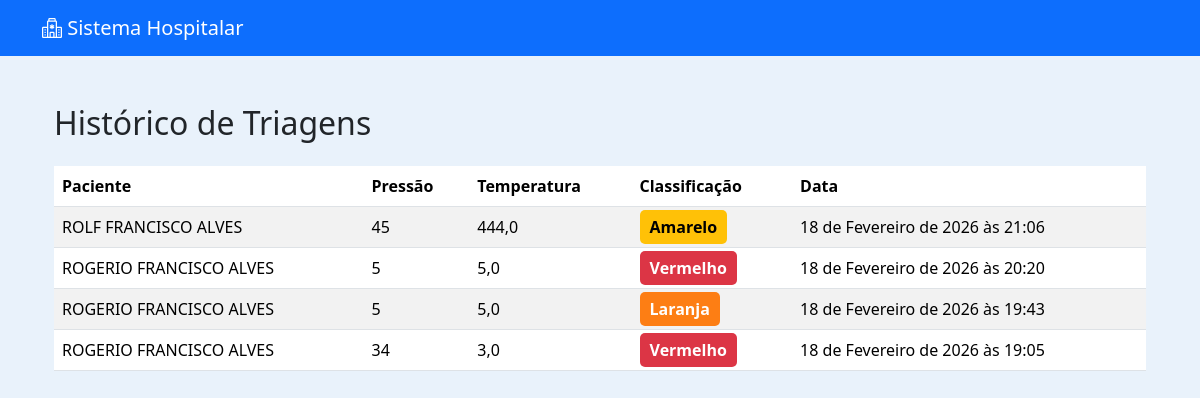
/triagem/historico/ (signed in), run on an earlier commit of the app's database.
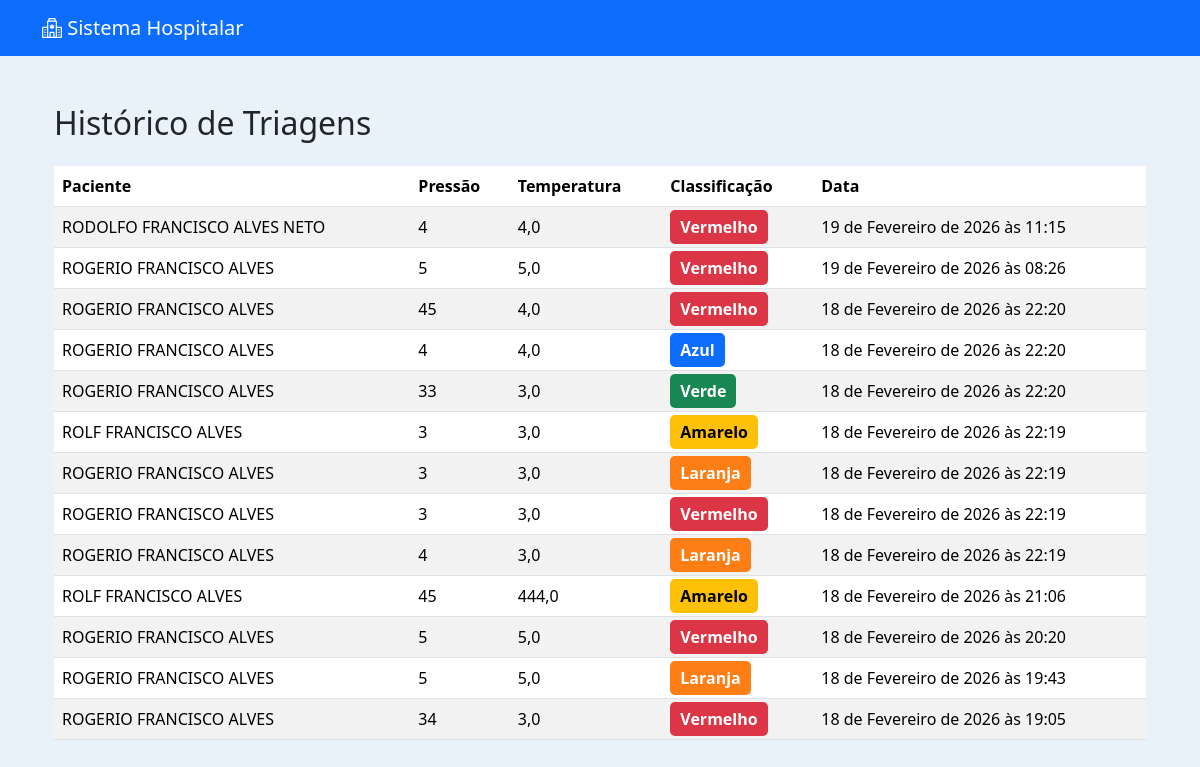
And on a later commit of the database.
### triagem/models.py (models this page shows, shortened)
class Triagem(models.Model):
    RISCO_CHOICES = [
        ('Vermelho', 'Vermelho'),
        ('Laranja', 'Laranja'),
        ('Amarelo', 'Amarelo'),
        ('Verde', 'Verde'),
        ('Azul', 'Azul'),
    ]
    agendamento = models.OneToOneField(Agendamento, on_delete=models.CASCADE)
    paciente = models.ForeignKey(Paciente, on_delete=models.CASCADE)
    enfermeiro = models.ForeignKey(
        Usuario,
        on_delete=models.SET_NULL,
        null=True,
        blank=True,
        related_name="triagens_realizadas"
    )
    pressao_arterial = models.CharField(max_length=20)
    temperatura = models.DecimalField(max_digits=4, decimal_places=1)
    frequencia_cardiaca = models.IntegerField()
    saturacao = models.IntegerField()
    classificacao_risco = models.CharField(
        max_length=10,
        choices=RISCO_CHOICES,
        blank=True,
        null=True
    )
    observacoes = models.TextField(blank=True, null=True)
    atendido = models.BooleanField(default=False)
    data_triagem = models.DateTimeField(auto_now_add=True)

### pacientes/models.py (models this page shows, shortened)
class Paciente(models.Model):
    nome = models.CharField(max_length=100)
    nome_social = models.CharField(max_length=100, blank=True, null=True)
    nome_mae = models.CharField(max_length=100)
    nome_pai = models.CharField(max_length=100, blank=True, null=True)
    cpf = models.CharField(
        max_length=14,
        unique=True,
        validators=[
            RegexValidator(
                r'^\d{3}\.\d{3}\.\d{3}-\d{2}$',
                'CPF inválido! Use XXX.XXX.XXX-XX'
            )
        ]
    )
    data_nascimento = models.DateField()
    SEXO_BIOLOGICO_CHOICES = [
        ('M', 'Masculino'),
        ('F', 'Feminino'),
        ('I', 'Intersexo'),
    ]
    sexo_biologico = models.CharField(max_length=1, choices=SEXO_BIOLOGICO_CHOICES)
    identidade_genero = models.CharField(max_length=50)
    orientacao_sexual = models.CharField(max_length=50)
    NACIONALIDADE_CHOICES = [
        ('BRASILEIRA', 'Brasileira'),
        ('ARGENTINA', 'Argentina'),
        ('BOLIVIANA', 'Boliviana'),
        ('CHILENA', 'Chilena'),
        ('COLOMBIANA', 'Colombiana'),
        ('PARAGUAIA', 'Paraguaia'),
        ('PERUANA', 'Peruana'),
        ('URUGUAIA', 'Uruguaia'),
        ('VENEZUELANA', 'Venezuelana'),
        ('OUTRA', 'Outra'),
    ]
    nacionalidade = models.CharField(
        max_length=20,
        choices=NACIONALIDADE_CHOICES,
        default='BRASILEIRA'
    )
    naturalidade = models.CharField(max_length=100)
    RACA_COR_CHOICES = [
        ('BRANCA', 'Branca'),
        ('PRETA', 'Preta'),
        ('PARDA', 'Parda'),
        ('AMARELA', 'Amarela'),
        ('INDIGENA', 'Indígena'),
    ]
    raca_cor = models.CharField(max_length=10, choices=RACA_COR_CHOICES)
    ESTADO_CIVIL_CHOICES = [
        ('SOLTEIRO', 'Solteiro(a)'),
        ('CASADO', 'Casado(a)'),
        ('DIVORCIADO', 'Divorciado(a)'),
        ('VIUVO', 'Viúvo(a)'),
        ('UNIAO_ESTAVEL', 'União Estável'),
    ]
    estado_civil = models.CharField(max_length=20, choices=ESTADO_CIVIL_CHOICES)
    ESCOLARIDADE_CHOICES = [
        ('SEM_INSTRUCAO', 'Sem instrução'),
        ('FUNDAMENTAL_INCOMPLETO', 'Fundamental incompleto'),
        ('FUNDAMENTAL_COMPLETO', 'Fundamental completo'),
        ('MEDIO_INCOMPLETO', 'Médio incompleto'),
        ('MEDIO_COMPLETO', 'Médio completo'),
        ('SUPERIOR_INCOMPLETO', 'Superior incompleto'),
        ('SUPERIOR_COMPLETO', 'Superior completo'),
        ('POS_GRADUACAO', 'Pós-graduação'),
        ('MESTRADO', 'Mestrado'),
        ('DOUTORADO', 'Doutorado'),
    ]
    escolaridade = models.CharField(max_length=30, choices=ESCOLARIDADE_CHOICES)
    profissao = models.CharField(max_length=50)
    rg = models.CharField(max_length=20)
    orgao_emissor = models.CharField(max_length=10)
    UF_CHOICES = [
        ('AC','AC'), ('AL','AL'), ('AP','AP'), ('AM','AM'),
        ('BA','BA'), ('CE','CE'), ('DF','DF'), ('ES','ES'),
        ('GO','GO'), ('MA','MA'), ('MT','MT'), ('MS','MS'),
        ('MG','MG'), ('PA','PA'), ('PB','PB'), ('PR','PR'),
        ('PE','PE'), ('PI','PI'), ('RJ','RJ'), ('RN','RN'),
        ('RS','RS'), ('RO','RO'), ('RR','RR'), ('SC','SC'),
        ('SP','SP'), ('SE','SE'), ('TO','TO'),
    ]
    uf_rg = models.CharField(max_length=2, choices=UF_CHOICES)
    cep = models.CharField(
        max_length=9,
        validators=[
            RegexValidator(
                r'^\d{5}-\d{3}$',
                'CEP inválido! Use XXXXX-XXX'
            )
        ]
    )
    endereco = models.CharField(max_length=100)
    numero = models.CharField(max_length=10)
    complemento = models.CharField(max_length=50, blank=True, null=True)
    bairro = models.CharField(max_length=50)
    municipio = models.CharField(max_length=50)
    uf = models.CharField(max_length=2, choices=UF_CHOICES)
    ZONA_CHOICES = [
        ('URBANA', 'Urbana'),
        ('RURAL', 'Rural'),
    ]
    zona = models.CharField(max_length=6, choices=ZONA_CHOICES)
    telefone_fixo = models.CharField(
        max_length=15,
        blank=True,
        null=True,
        validators=[
            RegexValidator(
                r'^\(\d{2}\)\s\d{4}-\d{4}$',
                'Telefone inválido! Use (XX) XXXX-XXXX'
            )
        ]
    )
    celular = models.CharField(
        max_length=15,
        validators=[
            RegexValidator(
                r'^\(\d{2}\)\s\d{5}-\d{4}$',
                'Celular inválido! Use (XX) XXXXX-XXXX'
            )
        ]
    )
    whatsapp = models.BooleanField(default=False)
    email = models.EmailField(blank=True, null=True)
    cartao_sus = models.CharField(max_length=18, blank=True, null=True)
    criado_por = models.ForeignKey(
        User,
        on_delete=models.SET_NULL,
        null=True,
        blank=True,
        related_name='pacientes_criados'
    )
    data_criacao = models.DateTimeField(default=timezone.now, editable=False)
    data_atualizacao = models.DateTimeField(auto_now=True)

### triagem/views.py (the view)
# urls.py: path('historico/', views.historico_triagens, name='historico_triagens'),
@login_required
def historico_triagens(request):
    triagens = Triagem.objects.all().order_by('-data_triagem')
    return render(request, 'triagem/historico_triagens.html', {
        'triagens': triagens
    })

### triagem/templates/triagem/historico_triagens.html (shortened to what this page needs)
{% extends 'usuarios/base.html' %}
{% block content %}
<div class="container mt-5">
    <h2>Histórico de Triagens</h2>
    <table class="table table-striped mt-4">
        <thead>
            <tr>
                <th>Paciente</th>
                <th>Pressão</th>
                <th>Temperatura</th>
                <th>Classificação</th>
                <th>Data</th>
            </tr>
        </thead>
        <tbody>
            {% for t in triagens %}
            <tr>
                <td>{{ t.paciente.nome }}</td>
                <td>{{ t.pressao_arterial }}</td>
                <td>{{ t.temperatura }}</td>
                <td>
                    {% if t.classificacao_risco %}
                        <span class="badge-risco {{ t.classificacao_risco }}">
                            {{ t.classificacao_risco }}
                        </span>
                    {% else %}
                        —
                    {% endif %}
                </td>
                <td>{{ t.data_triagem }}</td>
            </tr>
            {% empty %}
            <tr>
                <td colspan="5">Nenhuma triagem registrada.</td>
            </tr>
            {% endfor %}
        </tbody>
    </table>
</div>
{% endblock %}

What changed in the data, as far as the page shows it:
added Triagem: paciente.nome "RODOLFO FRANCISCO ALVES NETO", pressao_arterial "4", temperatura "4,0", classificacao_risco "Vermelho", data_triagem "19 de Fevereiro de 2026 às 11:15"
added Triagem: paciente.nome "ROGERIO FRANCISCO ALVES", pressao_arterial "5", temperatura "5,0", classificacao_risco "Vermelho", data_triagem "19 de Fevereiro de 2026 às 08:26"
added Triagem: paciente.nome "ROGERIO FRANCISCO ALVES", pressao_arterial "45", temperatura "4,0", classificacao_risco "Vermelho", data_triagem "18 de Fevereiro de 2026 às 22:20"
added Triagem: paciente.nome "ROGERIO FRANCISCO ALVES", pressao_arterial "4", temperatura "4,0", classificacao_risco "Azul", data_triagem "18 de Fevereiro de 2026 às 22:20"
added Triagem: paciente.nome "ROGERIO FRANCISCO ALVES", pressao_arterial "33", temperatura "3,0", classificacao_risco "Verde", data_triagem "18 de Fevereiro de 2026 às 22:20"
added Triagem: paciente.nome "ROLF FRANCISCO ALVES", pressao_arterial "3", temperatura "3,0", classificacao_risco "Amarelo", data_triagem "18 de Fevereiro de 2026 às 22:19"
added Triagem: paciente.nome "ROGERIO FRANCISCO ALVES", pressao_arterial "3", temperatura "3,0", classificacao_risco "Laranja", data_triagem "18 de Fevereiro de 2026 às 22:19"
added Triagem: paciente.nome "ROGERIO FRANCISCO ALVES", pressao_arterial "3", temperatura "3,0", classificacao_risco "Vermelho", data_triagem "18 de Fevereiro de 2026 às 22:19"
added Triagem: paciente.nome "ROGERIO FRANCISCO ALVES", pressao_arterial "4", temperatura "3,0", classificacao_risco "Laranja", data_triagem "18 de Fevereiro de 2026 às 22:19"
